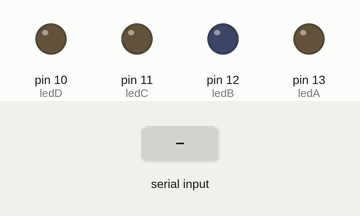
A sketch run on a simulated Arduino Uno, built with avr-gcc and run on an emulated ATmega328P. On the bench: output pins drawn as LEDs (lit = HIGH). The inputs (shaded band) are chosen by the test bench. What the sketch prints to the serial monitor is not drawn.

Above: at 1.2 s.
1.3 s: "a" received over Serial
At 2.3 s:
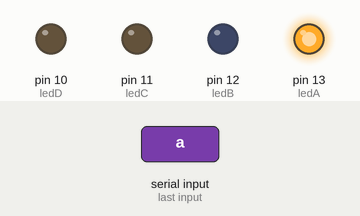
2.8 s: "b" received over Serial
At 3.4 s:
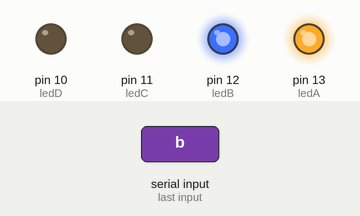
4.3 s: "c" received over Serial
At 5.5 s:
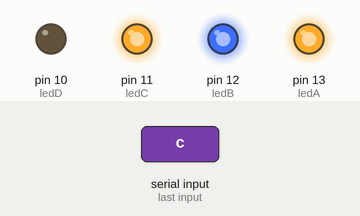
5.8 s: "d" received over Serial
At 6.9 s:
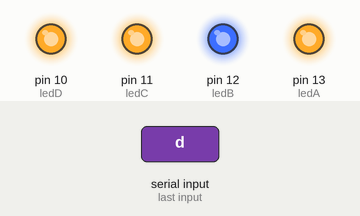
7.3 s: "1" received over Serial
At 8.0 s:
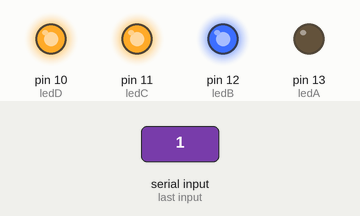
8.8 s: "0" received over Serial
At 9.2 s:
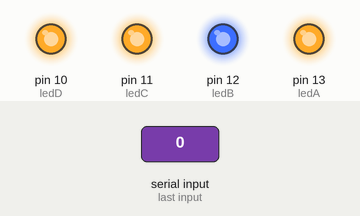
Timing chart, 0 to 11.3 s (numbered marks = the images above; inputs shaded):
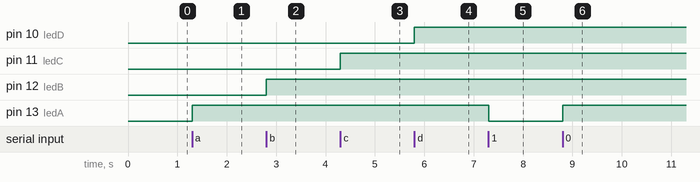

Measured:
- after the input at 1.3 s, pin 13 (ledA): LOW → HIGH at once
- after the input at 2.8 s, pin 12 (ledB): LOW → HIGH at once
- after the input at 4.3 s, pin 11 (ledC): LOW → HIGH at once
- after the input at 5.8 s, pin 10 (ledD): LOW → HIGH at once
- after the input at 7.3 s, pin 13 (ledA): HIGH → LOW at once
- after the input at 8.8 s, pin 13 (ledA): LOW → HIGH at once

The sketch:

arduino_serial_server.ino
```cpp
int ledA = 13;
int ledB = 12;
int ledC = 11;
int ledD = 10;

void setup() {
  pinMode(ledA, OUTPUT);
  pinMode(ledB, OUTPUT);
  pinMode(ledC, OUTPUT);
  pinMode(ledD, OUTPUT);

  Serial.begin(9600);
}

void loop() {
  int inByte = 0;
  int ledPin = ledA;

  if (Serial.available()) {
    inByte = Serial.read();

    switch (inByte) {
      case 'a':
        ledPin = ledA;
        break;
      case 'b':
        ledPin = ledB;
        break;
      case 'c':
        ledPin = ledC;
        break;
      case 'd':
        ledPin = ledD;
        break;
      default:
        break;
    }

    if (digitalRead(ledPin) == HIGH)
      digitalWrite(ledPin, LOW);
    else
      digitalWrite(ledPin, HIGH);

    Serial.write(inByte);
  }
}
```
